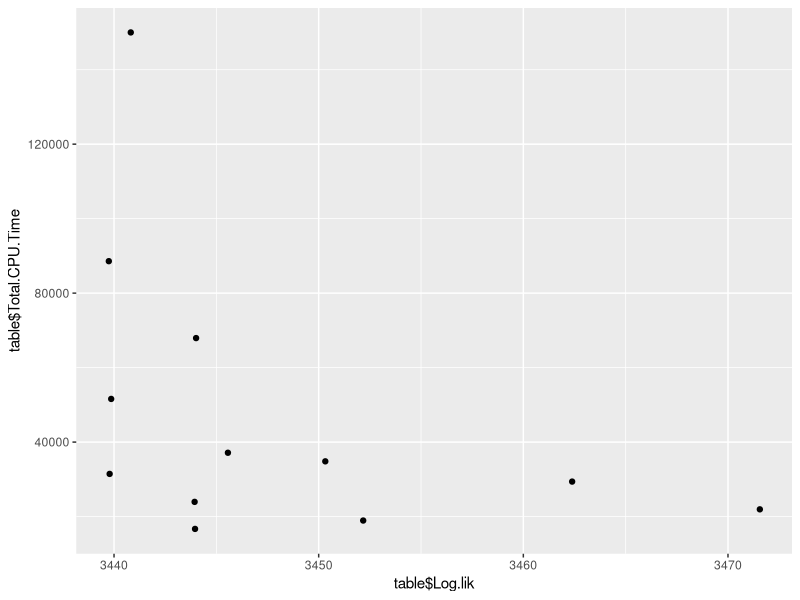
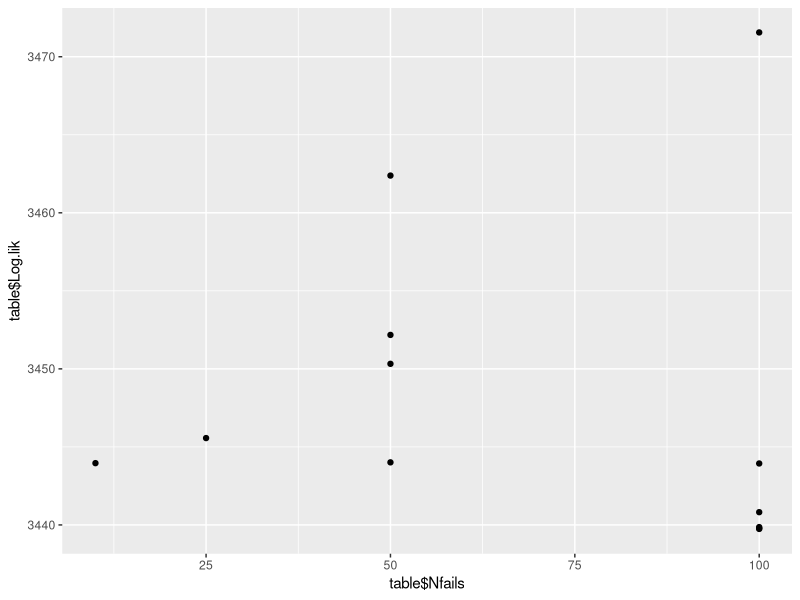
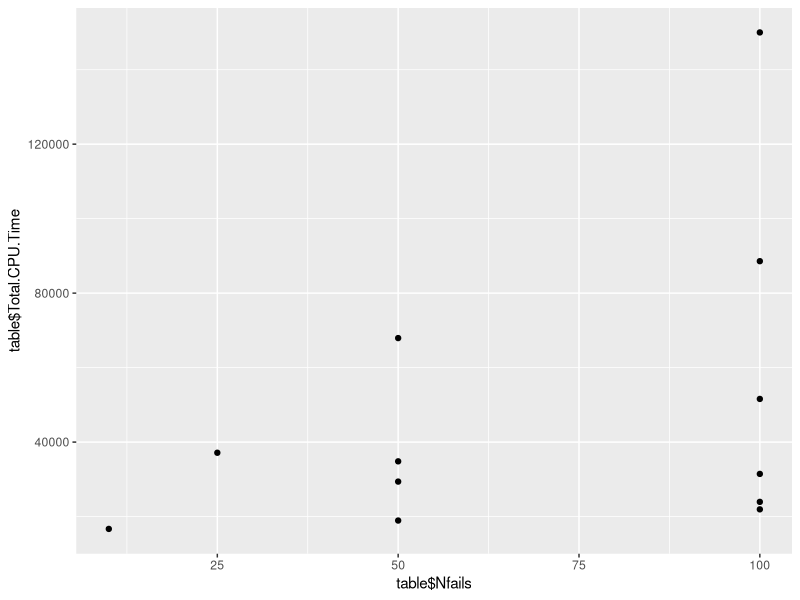
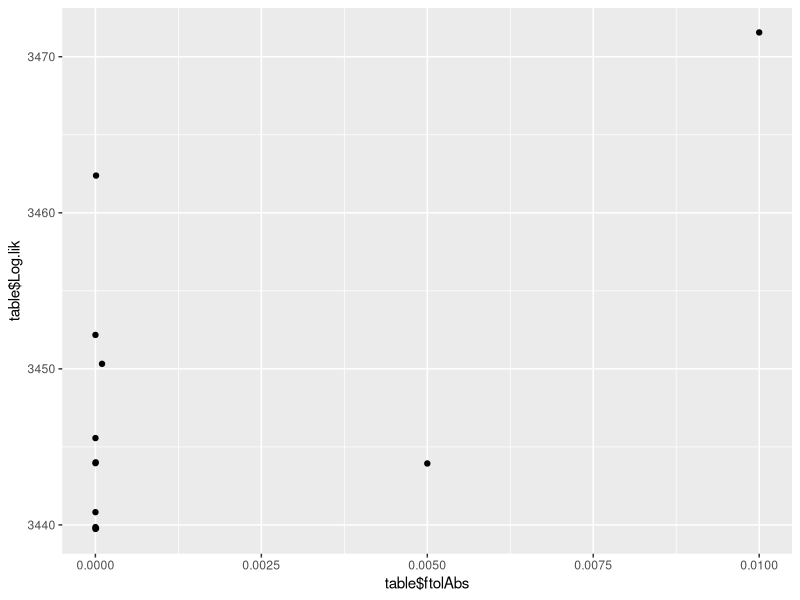
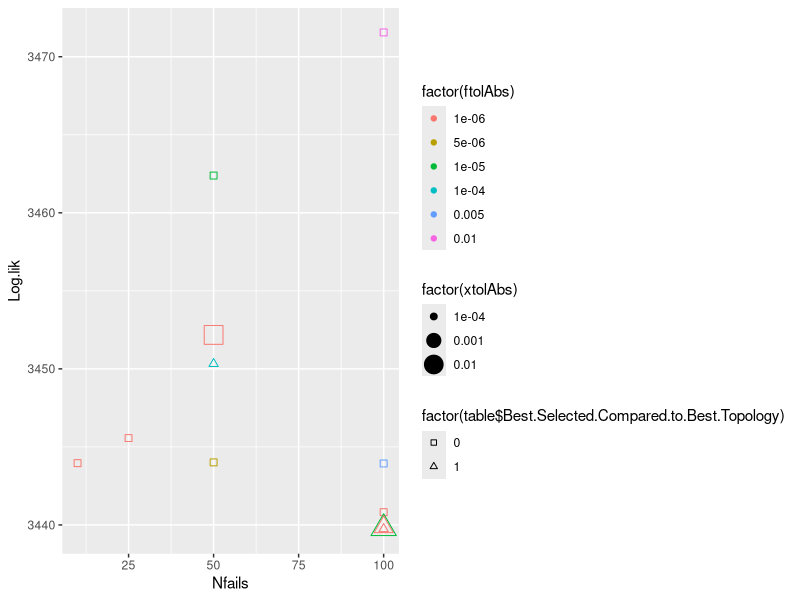

The R source for these figures, in order:
## ---- chunk 1
library(ggplot2)
table1 = read.csv("Timetest table.csv", header = T)
table = rbind(table1[1,],table1[3:5,],table1[8:9,],table1[11:16,])
qplot(table$Log.lik, table$Total.CPU.Time)
qplot(table$Nfails, table$Log.lik)
qplot(table$Nfails, table$Total.CPU.Time)
qplot(table$ftolAbs, table$Log.lik)
## ---- chunk 2
qplot(Nfails, Log.lik, data = table, 
      shape = factor(table$Best.Selected.Compared.to.Best.Topology),
      color = factor(ftolAbs),
      cex = factor(xtolAbs)) + scale_shape_manual(values = c(0,2)) 
